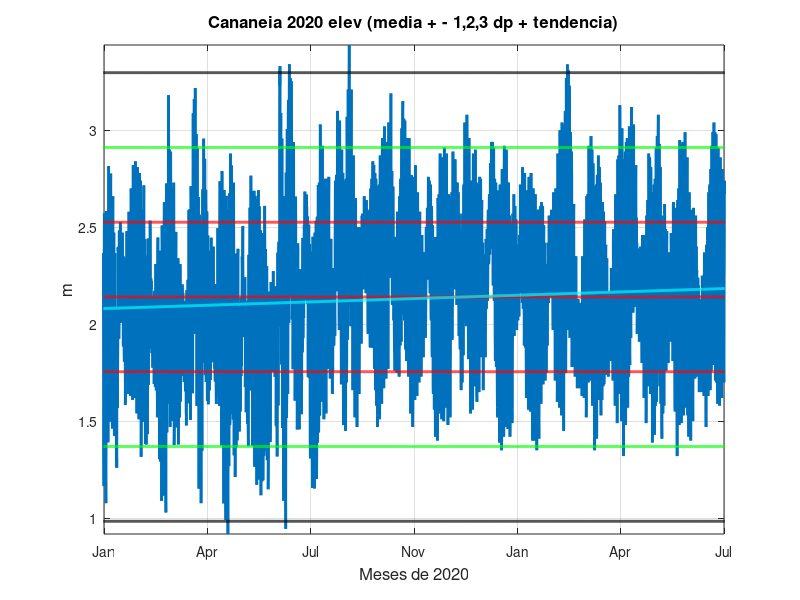
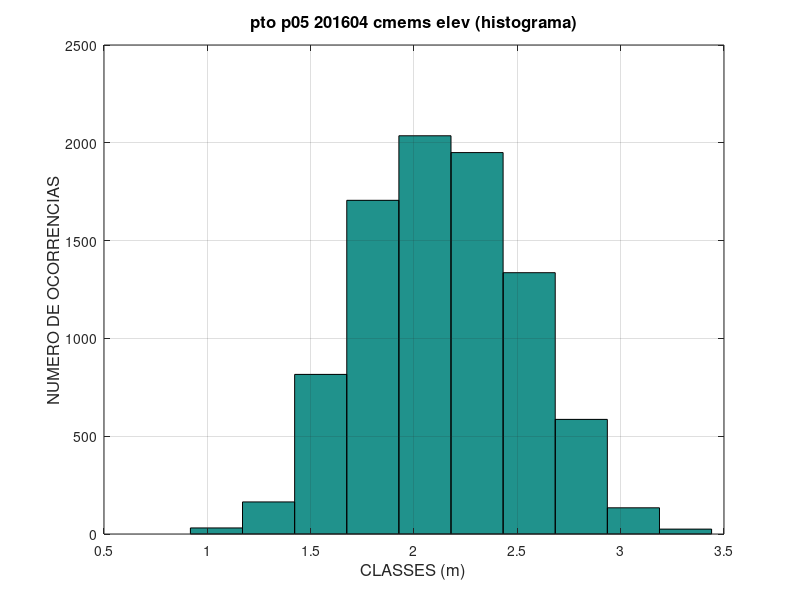
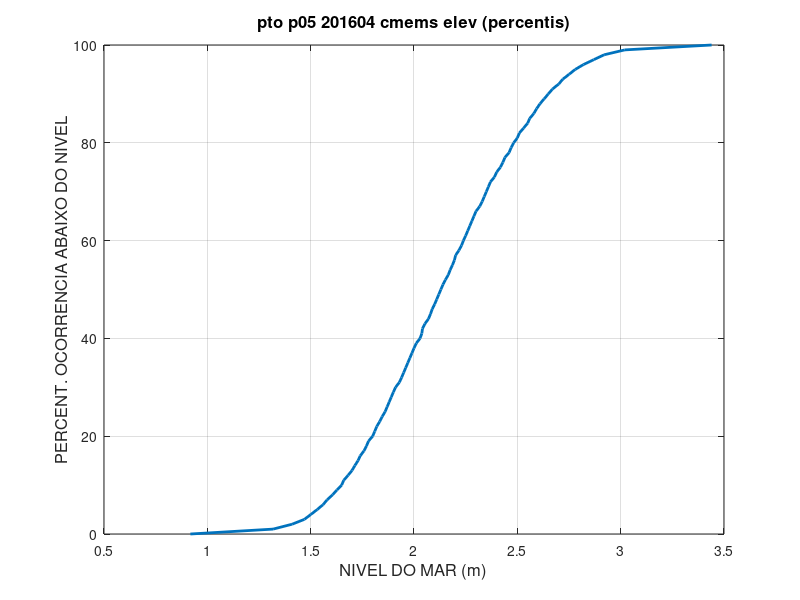
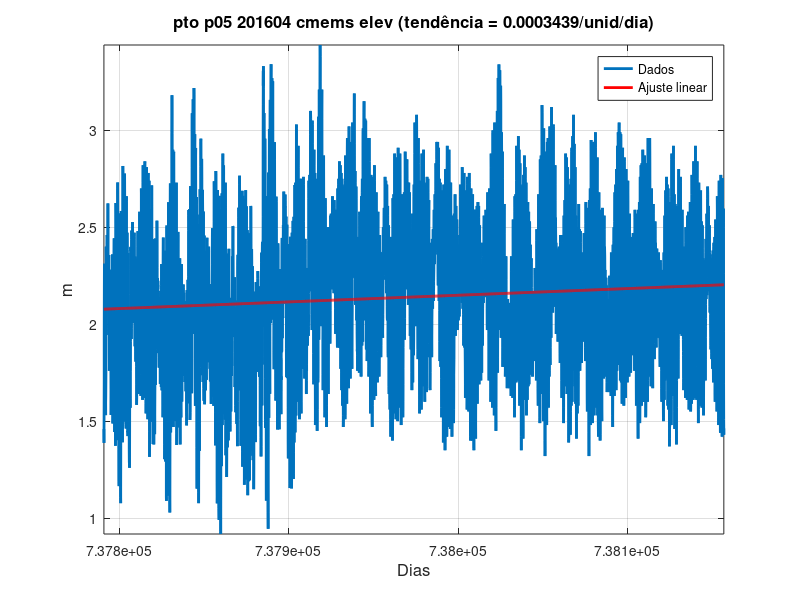

Here is the MATLAB script that generated these plots, in order:
% LISTA DE EXERCICIOS 1 - ANALISE DE MARES OCEANICAS IOC 5801
% ADRIANO CAVERSAN - 1º SEMESTRE 2026
% Dados horarios de nivel do mar de 2020 em Cananeia (SP, Brasil)

clear all; close all; clc

% Leitura dos dados de Cananeia
load Cananeia_2020.dat
x = Cananeia_2020;
nudad = size(x,1);

% Extraindo dados: ano, mes, dia, hora, minuto, segundo, nivel do mar (m)
ano = x(:,1);
mes = x(:,2);
dia = x(:,3);
hora = x(:,4);
minuto = x(:,5);
segundo = x(:,6);
elev = x(:,7);

% Estatistica basica da serie de elevacao
estat(1,1) = mean(elev);
estat(2,1) = median(elev);
estat(3,1) = mode(elev);
estat(4,1) = std(elev);
estat(5,1) = min(elev);
estat(6,1) = max(elev);
estat(7,1) = kurtosis(elev);
estat(8,1) = skewness(elev);

fid=fopen('cananeia_2020_estat.dat','w');
fprintf(fid,'%10.4f\n',estat);
fclose(fid);

% Criando variavel temporal
dias = datenum(ano, mes, dia, hora, minuto, segundo);

% plotagem da serie temporal de elev
figure
plot(dias,elev,'LineWidth',2)
axis([min(dias) max(dias) -inf inf])
grid on
hold on
elmed(1:nudad)=mean(elev);
elinf(1:nudad)=mean(elev)-std(elev);
elsup(1:nudad)=mean(elev)+std(elev);
elinf2(1:nudad)=mean(elev)-2*std(elev);
elsup2(1:nudad)=mean(elev)+2*std(elev);
elinf3(1:nudad)=mean(elev)-3*std(elev);
elsup3(1:nudad)=mean(elev)+3*std(elev);
plot(dias,elmed,'r','LineWidth',2)
plot(dias,elinf,'r','LineWidth',2)
plot(dias,elsup,'r','LineWidth',2)
plot(dias,elinf2,'g','LineWidth',2)
plot(dias,elsup2,'g','LineWidth',2)
plot(dias,elinf3,'k','LineWidth',2)
plot(dias,elsup3,'k','LineWidth',2)

% ajuste linear e tendencia
polinom=polyfit(dias,elev,1);
tend=polinom(1);
elev_pol=polyval(polinom,dias);
plot(dias,elev_pol,'c','LineWidth',2)

title('Cananeia 2020 elev (media + - 1,2,3 dp + tendencia)','fontsize',12)
xlabel('Meses de 2020','fontsize',12)
ylabel('m','fontsize',12)
datetick('x','mmm','keepticks')
fprintf('Taxa de variacao: %.6f m/dia = %.4f m/ano\n', tend, tend*365.25)
print -dpng cananeia_2020_elev_dp
pause

% histograma dos dados de elev
figure
hist(elev)
grid on
title('pto p05 201604 cmems elev (histograma)','fontsize',12)
xlabel('CLASSES (m)','fontsize',12)
ylabel('NUMERO DE OCORRENCIAS','fontsize',12)
print -dpng pto_p05_201604_cmems_elev_hist

% Percentis dos dados de elev
percentuais=[0:1:100];
percentis=prctile(elev,percentuais);
figure
plot(percentis,percentuais,'LineWidth',2)
grid on
title('pto p05 201604 cmems elev (percentis)','fontsize',12)
xlabel('NIVEL DO MAR (m)','fontsize',12)
ylabel('PERCENT. OCORRENCIA ABAIXO DO NIVEL','fontsize',12)
print -dpng pto_p05_201604_cmems_elev_perc

% ajuste linear dos dados de elev
polinom=polyfit(dias,elev,1);
% Ajuste linear dos dados de elev
p = polyfit(dias, elev, 1);        % coeficientes [slope intercept]
tend = p(1);                       % inclinação (unidade por dia)
elev_pol = polyval(p, dias);

figure
plot(dias, elev, 'LineWidth', 2)
hold on
plot(dias, elev_pol, 'r', 'LineWidth', 2)
hold off
xlim([min(dias) max(dias)])
ylim([min(elev) max(elev)])        % ou ajustar manualmente se preferir
grid on
title(sprintf('pto p05 201604 cmems elev (tendência = %.4g/unid/dia)', tend), 'FontSize', 12)
xlabel('Dias', 'FontSize', 12)
ylabel('m', 'FontSize', 12)
legend('Dados', 'Ajuste linear', 'Location', 'best')

% Salvar figura como PNG
print('-dpng', 'pto_p05_201604_cmems_elev_tend.png')
tend=polinom(1);
elev_pol=polyval(polinom,dias);
figure
plot(dias,elev,'LineWidth',2)
hold
plot(dias,elev_pol,'r','LineWidth',2)
axis([1 inf -inf inf])
grid on
title('pto p05 201604 cmems elev (tendencia)','fontsize',12)
xlabel('Dias','fontsize',12)
ylabel('m','fontsize',12)
print -dpng pto_p05_201604_cmems_elev_tend

% Transformada de Fourier da serie temporal de elev
n2=nudad/2;
n=1:n2;
Tn_horas=nudad./n;
Tn_dias=nudad./n/24;
% Fn=1./Tn;
altura_media=mean(elev);
elev=elev-altura_media;
fft_elev=fft(elev);
fft_elev2=fft_elev(2:n2+1);
a_fft_elev=abs(fft_elev2)/n2;
figure
bar(Tn_dias,a_fft_elev,'LineWidth',2)
grid on
title('pto p05 201604 cmems elev (Transf. Fourier)','fontsize',12)
xlabel('Periodos (em dias)','fontsize',12)
ylabel('Amplitude (em m)','fontsize',12)
print -dpng pto_p05_201604_cmems_elev_fourier

elev=elev+altura_media;
